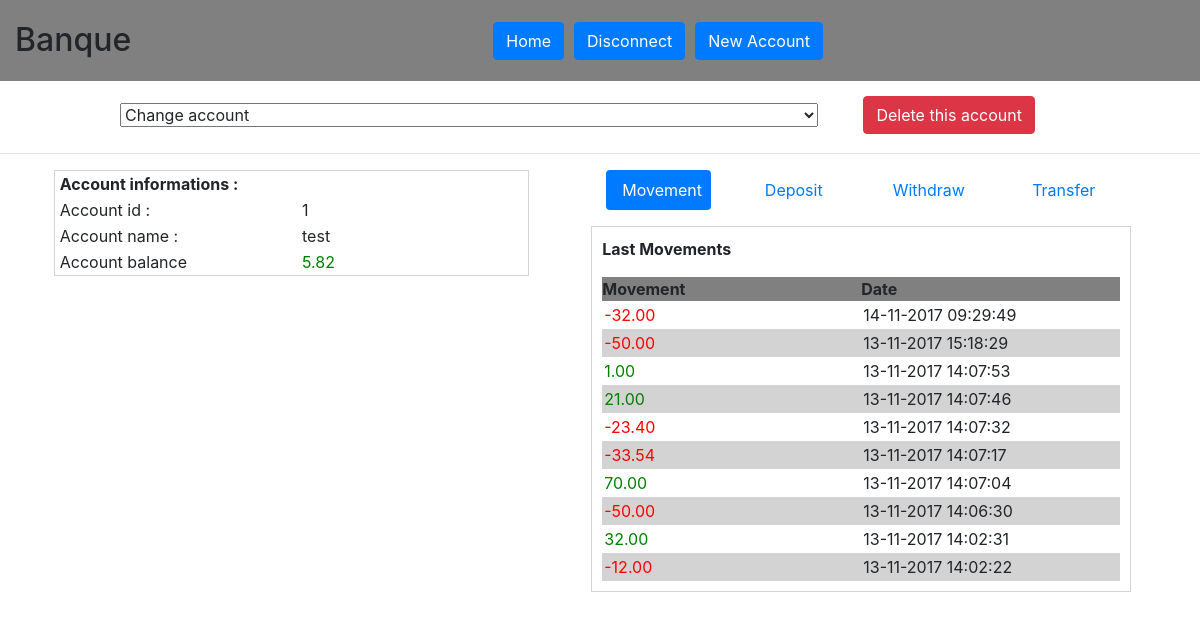
The app's page /controller/account_details.php?id_account=1 (signed in) with its own data.
### tables this page shows
CREATE TABLE `accounts` (
  `id_account` int(10) UNSIGNED NOT NULL,
  `id_client` int(10) UNSIGNED NOT NULL,
  `account_name` varchar(50) NOT NULL,
  `balance` decimal(11,2) NOT NULL DEFAULT '0.00'
);

CREATE TABLE `movements` (
  `id_movement` int(10) UNSIGNED NOT NULL,
  `id_account` int(10) UNSIGNED NOT NULL,
  `movement_value` decimal(11,2) DEFAULT NULL,
  `movement_date` datetime NOT NULL DEFAULT CURRENT_TIMESTAMP
);

### model/data.php (called while the page is built, shortened)
<?php
require 'AccountsManager.php';
require 'MovementsManager.php';
require 'dbconnect/dbconnect.php';
$account_manager = new AccountsManager($db);
$movement_manager = new MovementsManager($db);

### services/sanitize.php (called while the page is built)
<?php
function sanitizeStr($string) {
  return filter_var($string, FILTER_SANITIZE_STRING);
}

### services/Hydrate.php (called while the page is built, shortened)
<?php
trait Hydrate {
    public function hydrate(array $data)
    {
      foreach ($data as $key => $value) {
          $method = 'set'.ucfirst($key);
      }
    }
}

### entities/Account.php (called while the page is built, shortened)
<?php
class Account {
  protected $id_account;
  protected $id_client;
  protected $account_name;
  protected $balance;
    public function getId_account()
    {
        return $this->id_account;
    }
    public function setId_account($id_account)
    {
      $id_account = (int) $id_account;
      if (is_int($id_account) && $id_account > 0) {
        $this->id_account = $id_account;
      }
    }
    public function getId_client()
    {
        return $this->id_client;
    }
    public function setId_client($id_client)
    {
      $id_client = (int) $id_client;
      if (is_int($id_client) && $id_client > 0) {
        $this->id_client = $id_client;
      }
    }
    public function getAccount_name()
    {
        return $this->account_name;
    }
    public function setAccount_name($account_name)
    {
      if(strlen($account_name) <= 30 && strlen($account_name) > 0 && preg_match('#^[a-zA-Z0-9]*$#', $account_name)) {
        $this->account_name = $account_name;
      }
    }
    public function getBalance()
    {
        return $this->balance;
    }
    public function setBalance($balance)
    {
      if(is_numeric($balance)) {
        $this->balance = $balance;
      }
    }
  }

### model/AccountsManager.php (called while the page is built, shortened)
<?php
class AccountsManager
{
    private $_db;
    private function setDb(PDO $db)
    {
        $this->_db = $db;
    }
    public function getAccount(Account $account)
    {
        if ($this->accountExists($account)) {
            $query = $this->_db->query('SELECT * FROM accounts WHERE id_client = \''.$account->getId_client().'\' OR id_account = \''.$account->getId_account().'\'');
            $data = $query->fetch(PDO::FETCH_ASSOC);
            $account->hydrate($data);
            return $account;
        }
        return false;
    }
    public function accountExists(Account $account)
    {
        $query = $this->_db->query('SELECT * FROM accounts WHERE id_client = \''.$account->getId_client().'\' OR id_account = \''.$account->getId_account().'\'');
        $data = $query->fetch(PDO::FETCH_ASSOC);
        if ($data) {
            return true;
        } else {
            return false;
        }
    }
}

### model/MovementsManager.php (called while the page is built, shortened)
<?php
class MovementsManager {
  private $_db;
  private function setDb(PDO $db)
  {
      $this->_db = $db;
  }
  public function getMovements(Account $account)
  {
    $query = $this->_db->prepare('SELECT * FROM movements WHERE id_account = :id_account ORDER BY movement_date DESC LIMIT 10');
    $query->bindValue(':id_account', $account->getId_account(), PDO::PARAM_INT);
    $query->execute();
    $movements = $query->fetchAll(PDO::FETCH_ASSOC);
    foreach ($movements as $key => $movement) {
      $movements[$key] = new Movement($movement);
    }
    return $movements;
  }
}

### entities/Movement.php (called while the page is built, shortened)
<?php
class Movement
{
    protected $movement_value;
    protected $movement_date;
    public function setId_movement($id_movement)
    {
        $id_movement = (int) $id_movement;
    }
    public function setId_account($id_account)
    {
        $id_account = (int) $id_account;
    }
    public function getMovement_value()
    {
        return $this->movement_value;
    }
    public function setMovement_value($movement_value)
    {
        if (is_numeric($movement_value)) {
            $this->movement_value = $movement_value;
        }
    }
    public function getMovement_date()
    {
        return $this->movement_date;
    }
    public function setMovement_date($movement_date)
    {
        $this->movement_date = $movement_date;
    }
}

### view/account_details_v.php (the view, shortened to what this page needs)
<?php
require 'template/head.php';
require 'template/header.php';
?>
<main>
<div class="owned_accounts">
  <select class="owned_accounts" name="owned_accounts" id="own_accounts" title="Select another account">
    <option value="0">Change account</option>
  </select>
  <?php echo $delete_form->getForm(); ?>
</div>
<hr>
<div class="container">
  <div class="row details">
    <table class="account_details col-11 col-md-5">
      <tr>
        <th>Account informations : </th>
      </tr>
      <tr>
        <td>Account id : </td>
        <td><?php echo $current_account->getId_account(); ?></td>
      </tr>
      <tr>
        <td>Account name :</td>
        <td><?php echo $current_account->getAccount_name(); ?></td>
      </tr>
      <tr>
        <td>Account balance</td>
        <td class="balance"><?php echo $current_account->getBalance(); ?></td>
      </tr>
    </table>
    <div class="col-12 col-md-6 mx-auto">
      <ul class="nav nav-pills mb-3" id="pills-tab" role="tablist">
        <li class="nav-item col-12 col-md-6 col-lg-3">
          <a class="nav-link active" id="pills-movements-tab" data-toggle="pill" href="#nav-movements" role="tab" aria-controls="nav-movements" aria-selected="true">Movement</a>
        </li>
        <li class="nav-item col-12 col-md-6 col-lg-3">
          <a class="nav-link" id="pills-deposit-tab" data-toggle="pill" href="#nav-deposit" role="tab" aria-controls="nav-deposit" aria-selected="true">Deposit</a>
        </li>
        <li class="nav-item col-12 col-md-6 col-lg-3">
          <a class="nav-link" id="pills-withdraw-tab" data-toggle="pill" href="#nav-withdraw" role="tab" aria-controls="nav-withdraw" aria-selected="false">Withdraw</a>
        </li>
        <li class="nav-item col-12 col-md-6 col-lg-3">
          <a class="nav-link" id="pills-transfer-tab" data-toggle="pill" href="#nav-transfer" role="tab" aria-controls="nav-transfer" aria-selected="false">Transfer</a>
        </li>
      </ul>
      <div class="tab-content" id="nav-tabContent">
        <div class="tab-pane fade show active" id="nav-movements" role="tabpanel" aria-labelledby="nav-movements-tab">
          <p class="details">Last Movements</p>
          <table id="movements_table" class="col-12">
            <thead>
              <tr>
                <th>Movement</th>
                <th>Date</th>
              </tr>
            </thead>
            <tbody>
              <?php
              foreach ($account_movements as $account_movement) {
                ?>
                <tr>
                  <td class="balance"><?php echo $account_movement->getMovement_value(); ?></td>
                  <td><?php
                  $date = date("d-m-Y H:i:s", strtotime($account_movement->getMovement_date()));
                  echo $date;?>
                </td>
              </tr>
              <?php
              }
              ?>
            </tbody>
          </table>
        </div>
      </div>
    </div>
  </div>
</div>
</main>
<?php
require 'template/foot.php';

### css/main.css (style rules this page uses)
.green { color: green; }
.red { color: red; }
header, header form, .delete_form, .owned_accounts, .details { display: flex; flex-flow: row wrap; align-items: baseline; }
#accounts_table thead tr, #movements_table thead tr { background-color: grey; }
#accounts_table tbody tr:nth-child(even), #movements_table tbody tr:nth-child(even) { background-color: #D3D3D3; }
table tr td { min-width: 15vw; padding: 2px; }
.owned_accounts { width: 80vw; justify-content: space-around; margin: 10px auto ; }
div.details { align-items: flex-start; }
table.account_details { border: 1px solid lightgrey; border-radius: 3px; margin: 0 auto 20px auto; }
table.account_details th, table.account_details td { padding: 1px 5px; }
.tab-content { padding: 10px; border: 1px solid lightgrey; }
p.details { font-weight: bold; }
ul li a { text-align: center; }
@media (min-width: 576px) { .owned_accounts { flex-wrap: nowrap; } }

### records on screen
accounts: id_account "1", account_name "test", balance "5.82"
movements: movement_value "-32.00", movement_date "14-11-2017 09:29:49"
movements: movement_value "-50.00", movement_date "13-11-2017 15:18:29"
movements: movement_value "1.00", movement_date "13-11-2017 14:07:53"
movements: movement_value "21.00", movement_date "13-11-2017 14:07:46"
movements: movement_value "-23.40", movement_date "13-11-2017 14:07:32"
movements: movement_value "-33.54", movement_date "13-11-2017 14:07:17"
movements: movement_value "70.00", movement_date "13-11-2017 14:07:04"
movements: movement_value "-50.00", movement_date "13-11-2017 14:06:30"
movements: movement_value "32.00", movement_date "13-11-2017 14:02:31"
movements: movement_value "-12.00", movement_date "13-11-2017 14:02:22"

### other values on screen
$value "Disconnect Delete this account"
